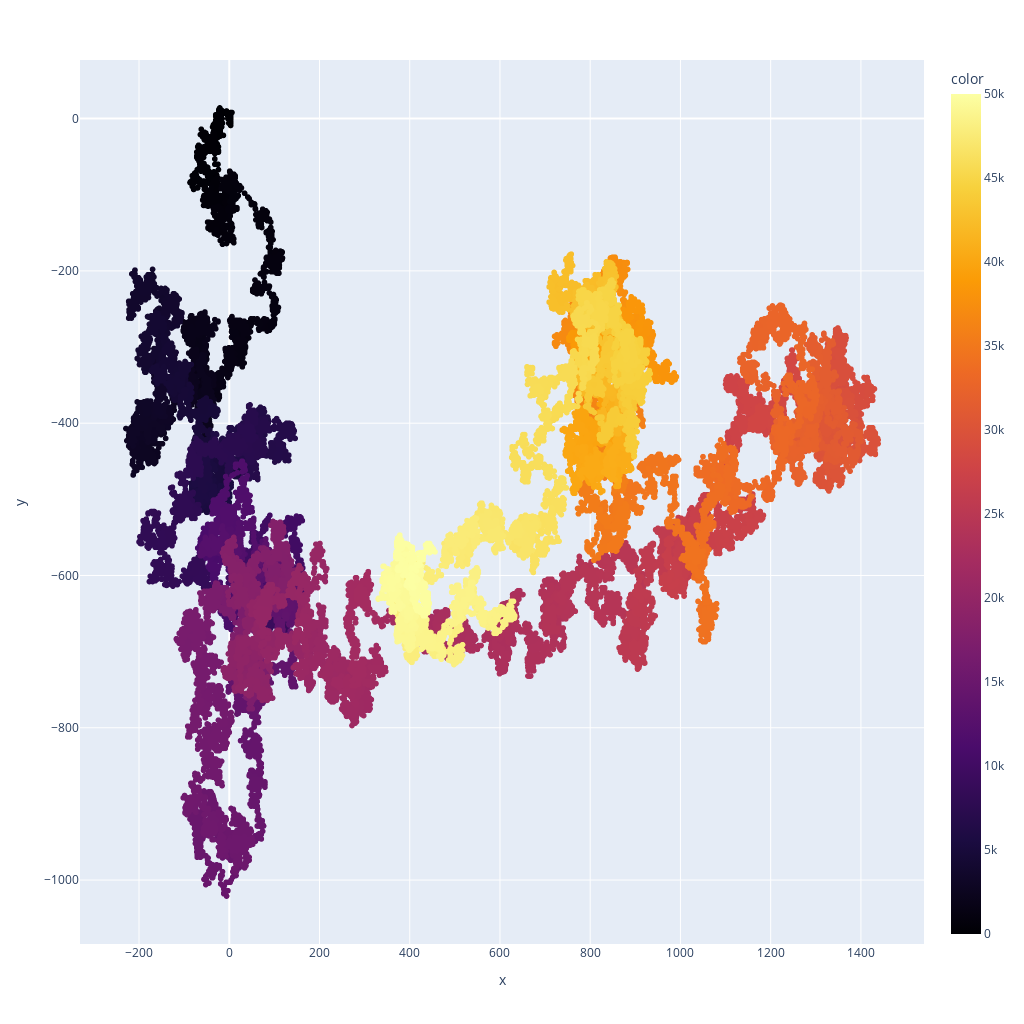

The cell this chart's notebook holds for it:
### Code cell
### Altering the Size to Fill the Screen

import plotly.express as px
from modules.random_walk import RandomWalk

# Make a random walk until we want stop
rw = RandomWalk(50_000) # Adding plot points to our walk
df = rw.fill_walk()

# Plot the points in the walk

point_numbers = range(rw.num_points)
fig = px.scatter(df, rw.x_val, rw.y_val, width=1024, height=1024, color=point_numbers, color_continuous_scale="Inferno")

fig.show()

### Figure 1 — Plotly figure (JSON) as saved in the notebook; plotly's stock layout.template omitted (floating-point values rounded to 4 significant figures; data arrays with more than 128 entries replaced by an {"elided": "..."} marker saying what was removed)
{"data": [{"hovertemplate": "x=%{x}<br>y=%{y}<br>color=%{marker.color}<extra></extra>", "legendgroup": "", "marker": {"color": {"elided": "50000 int values"}, "coloraxis": "coloraxis", "symbol": "circle"}, "mode": "markers", "name": "", "showlegend": false, "type": "scattergl", "x": {"elided": "50000 int values"}, "xaxis": "x", "y": {"elided": "50000 int values"}, "yaxis": "y"}], "layout": {"coloraxis": {"colorbar": {"title": {"text": "color"}}, "colorscale": [[0, "#000004"], [0.1111, "#1b0c41"], [0.2222, "#4a0c6b"], [0.3333, "#781c6d"], [0.4444, "#a52c60"], [0.5556, "#cf4446"], [0.6667, "#ed6925"], [0.7778, "#fb9b06"], [0.8889, "#f7d13d"], [1, "#fcffa4"]]}, "height": 1024, "legend": {"tracegroupgap": 0}, "margin": {"t": 60}, "width": 1024, "xaxis": {"anchor": "y", "domain": [0, 1], "title": {"text": "x"}}, "yaxis": {"anchor": "x", "domain": [0, 1], "title": {"text": "y"}}}}
